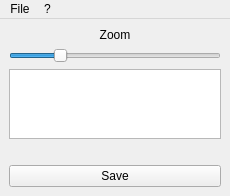
<?xml version="1.0" encoding="UTF-8"?>
<ui version="4.0">
 <author>Matteo Croce</author>
 <class>MainWindow</class>
 <widget class="QMainWindow" name="MainWindow">
  <property name="geometry">
   <rect>
    <x>0</x>
    <y>0</y>
    <width>230</width>
    <height>180</height>
   </rect>
  </property>
  <property name="windowTitle">
   <string>BarQode</string>
  </property>
  <property name="windowIcon">
   <iconset resource="barqode.qrc">
    <normaloff>:/barqode.png</normaloff>:/barqode.png</iconset>
  </property>
  <property name="windowIconText">
   <string/>
  </property>
  <property name="iconSize">
   <size>
    <width>16</width>
    <height>16</height>
   </size>
  </property>
  <widget class="QWidget" name="centralWidget">
   <layout class="QVBoxLayout" name="verticalLayout">
    <item>
     <widget class="QLabel" name="label">
      <property name="text">
       <string>Zoom</string>
      </property>
      <property name="alignment">
       <set>Qt::AlignCenter</set>
      </property>
      <property name="buddy">
       <cstring>zoom</cstring>
      </property>
     </widget>
    </item>
    <item>
     <widget class="QSlider" name="zoom">
      <property name="minimum">
       <number>1</number>
      </property>
      <property name="maximum">
       <number>32</number>
      </property>
      <property name="pageStep">
       <number>10</number>
      </property>
      <property name="value">
       <number>8</number>
      </property>
      <property name="sliderPosition">
       <number>8</number>
      </property>
      <property name="orientation">
       <enum>Qt::Horizontal</enum>
      </property>
     </widget>
    </item>
    <item>
     <widget class="QTextEdit" name="message">
      <property name="toolTip">
       <string>The mail message body</string>
      </property>
      <property name="html">
       <string>&lt;!DOCTYPE HTML PUBLIC &quot;-//W3C//DTD HTML 4.0//EN&quot; &quot;http://www.w3.org/TR/REC-html40/strict.dtd&quot;&gt;
&lt;html&gt;&lt;head&gt;&lt;meta name=&quot;qrichtext&quot; content=&quot;1&quot; /&gt;&lt;style type=&quot;text/css&quot;&gt;
p, li { white-space: pre-wrap; }
&lt;/style&gt;&lt;/head&gt;&lt;body style=&quot; font-family:'DejaVu Sans'; font-size:9pt; font-weight:400; font-style:normal;&quot;&gt;
&lt;p style=&quot;-qt-paragraph-type:empty; margin-top:0px; margin-bottom:0px; margin-left:0px; margin-right:0px; -qt-block-indent:0; text-indent:0px; font-family:'Sans Serif';&quot;&gt;&lt;/p&gt;&lt;/body&gt;&lt;/html&gt;</string>
      </property>
     </widget>
    </item>
    <item>
     <widget class="QLabel" name="image">
      <property name="enabled">
       <bool>true</bool>
      </property>
      <property name="text">
       <string notr="true"/>
      </property>
      <property name="alignment">
       <set>Qt::AlignCenter</set>
      </property>
     </widget>
    </item>
    <item>
     <widget class="QPushButton" name="save">
      <property name="text">
       <string>Save</string>
      </property>
      <property name="icon">
       <iconset resource="barqode.qrc">
        <normaloff>:/save.png</normaloff>:/save.png</iconset>
      </property>
     </widget>
    </item>
   </layout>
  </widget>
  <widget class="QMenuBar" name="menuBar">
   <property name="geometry">
    <rect>
     <x>0</x>
     <y>0</y>
     <width>230</width>
     <height>23</height>
    </rect>
   </property>
   <widget class="QMenu" name="menu">
    <property name="title">
     <string>?</string>
    </property>
    <addaction name="actionAbout"/>
   </widget>
   <widget class="QMenu" name="menuFile">
    <property name="title">
     <string>File</string>
    </property>
    <addaction name="actionExit"/>
   </widget>
   <addaction name="menuFile"/>
   <addaction name="menu"/>
  </widget>
  <action name="actionAbout">
   <property name="text">
    <string>About...</string>
   </property>
  </action>
  <action name="actionExit">
   <property name="text">
    <string>Exit</string>
   </property>
  </action>
 </widget>
 <resources>
  <include location="barqode.qrc"/>
 </resources>
 <connections>
  <connection>
   <sender>actionExit</sender>
   <signal>triggered()</signal>
   <receiver>MainWindow</receiver>
   <slot>close()</slot>
   <hints>
    <hint type="sourcelabel">
     <x>-1</x>
     <y>-1</y>
    </hint>
    <hint type="destinationlabel">
     <x>182</x>
     <y>223</y>
    </hint>
   </hints>
  </connection>
 </connections>
</ui>
